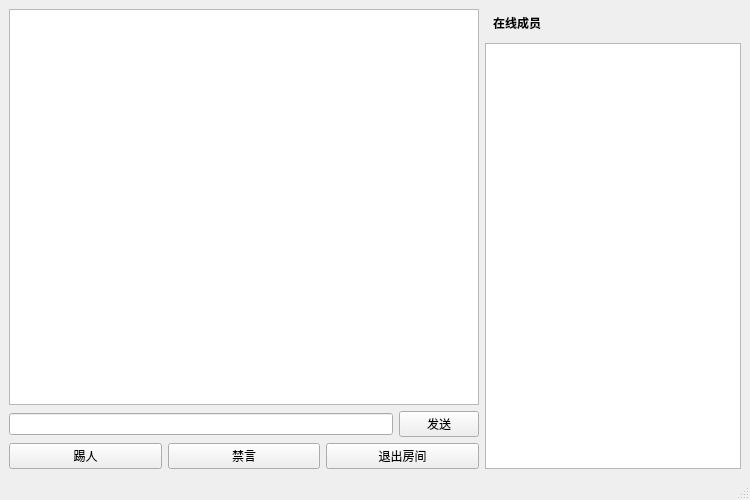
<?xml version="1.0" encoding="UTF-8"?>
<ui version="4.0">
 <class>ChatWindow</class>
 <widget class="QMainWindow" name="ChatWindow">
  <property name="geometry">
   <rect>
    <x>0</x>
    <y>0</y>
    <width>750</width>
    <height>500</height>
   </rect>
  </property>
  <property name="windowTitle">
   <string>聊天室</string>
  </property>
  <widget class="QWidget" name="centralwidget">
   <layout class="QHBoxLayout" name="mainLayout">
    <item>
     <layout class="QVBoxLayout" name="chatLayout">
      <item>
       <widget class="QTextEdit" name="textEdit">
        <property name="readOnly">
         <bool>true</bool>
        </property>
       </widget>
      </item>
      <item>
       <layout class="QHBoxLayout" name="inputLayout">
        <item>
         <widget class="QLineEdit" name="lineEdit"/>
        </item>
        <item>
         <widget class="QPushButton" name="sendButton">
          <property name="text">
           <string>发送</string>
          </property>
         </widget>
        </item>
       </layout>
      </item>
      <item>
       <layout class="QHBoxLayout" name="buttonLayout">
        <item>
         <widget class="QPushButton" name="kickButton">
          <property name="text">
           <string>踢人</string>
          </property>
         </widget>
        </item>
        <item>
         <widget class="QPushButton" name="muteButton">
          <property name="text">
           <string>禁言</string>
          </property>
         </widget>
        </item>
        <item>
         <widget class="QPushButton" name="leaveButton">
          <property name="text">
           <string>退出房间</string>
          </property>
         </widget>
        </item>
       </layout>
      </item>
     </layout>
    </item>
    <item>
     <layout class="QVBoxLayout" name="memberLayout">
      <item>
       <widget class="QLabel" name="memberLabel">
        <property name="text">
         <string>在线成员</string>
        </property>
        <property name="styleSheet">
         <string notr="true">font-weight: bold; padding: 5px;</string>
        </property>
       </widget>
      </item>
      <item>
       <widget class="QListWidget" name="memberListWidget">
        <property name="sizePolicy">
         <sizepolicy hsizetype="Fixed" vsizetype="Expanding">
          <horstretch>0</horstretch>
          <verstretch>1</verstretch>
         </sizepolicy>
        </property>
        <property name="fixedWidth">
         <number>150</number>
        </property>
       </widget>
      </item>
     </layout>
    </item>
   </layout>
  </widget>
  <widget class="QMenuBar" name="menubar">
   <property name="geometry">
    <rect>
     <x>0</x>
     <y>0</y>
     <width>750</width>
     <height>18</height>
    </rect>
   </property>
  </widget>
  <widget class="QStatusBar" name="statusbar"/>
 </widget>
 <resources/>
 <connections/>
</ui>
